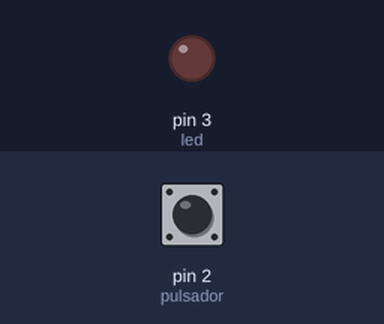
Simulated run of this sketch. Board: Arduino Uno, built with avr-gcc and run on an emulated ATmega328P. Parts: output pins drawn as LEDs (lit = HIGH). The test bench sets the inputs (shaded band); at power-on: pin 2 (pulsador) LOW.

Above: at 1.2 s.
1.3 s: pin 2 (pulsador) pulled HIGH for 0.15 s
At 2.1 s:
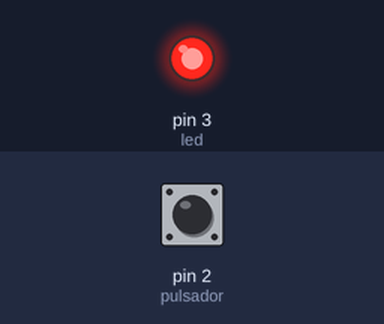
2.9 s: pin 2 (pulsador) pulled HIGH for 1 s
At 3.3 s:
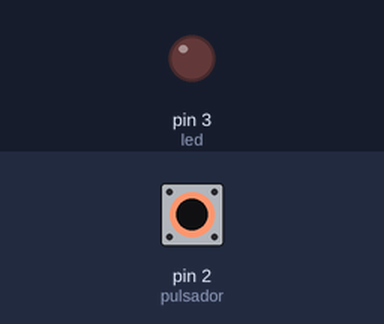
5.4 s: pin 2 (pulsador) pulled HIGH for 3.2 s
At 6.4 s:
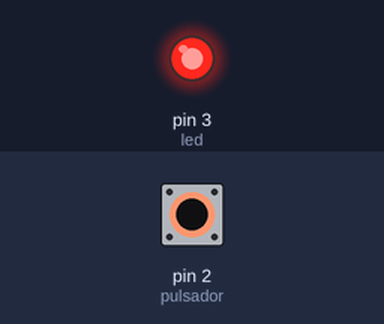
Timing chart, 0 to 8.4 s (numbered marks = the images above; inputs shaded):
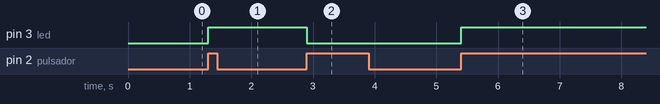

The sketch:

sketch.ino
```cpp
int pulsador = 2;
int led = 3;
int estado;

void setup() {
pinMode(pulsador, INPUT);
pinMode(led,OUTPUT);
}

void loop() {
while (digitalRead(pulsador) == LOW){
}
estado = digitalRead(led);
digitalWrite(led,!estado);
while (digitalRead(pulsador) == HIGH){
}
}
```

Measured:
- after the input at 1.3 s, pin 3 (led): LOW → HIGH at once
- after the input at 2.9 s, pin 3 (led): HIGH → LOW at once
- after the input at 5.4 s, pin 3 (led): LOW → HIGH at once
